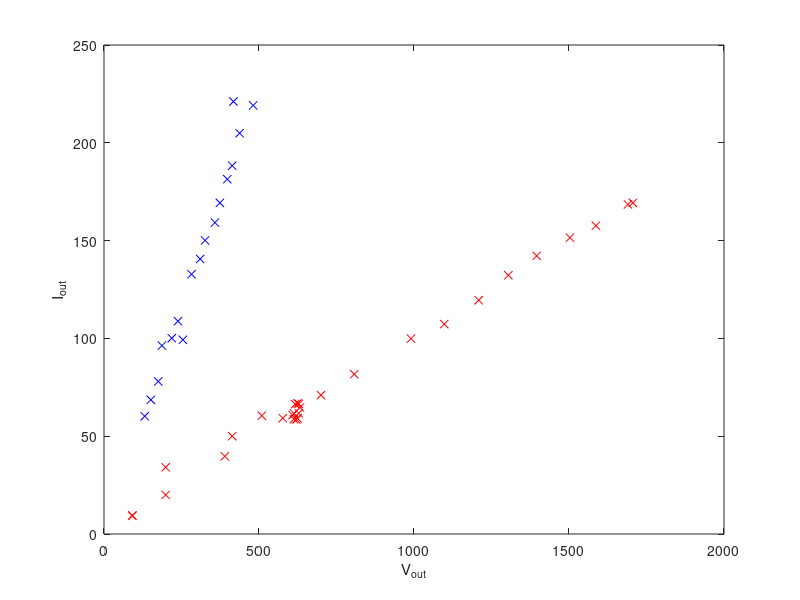

The MATLAB source for this figure:
clear; close all;

% import = readmatrix('SWEEPNO2.CSV');

%%
import1 = load('sweeptest1.mat');
import2 = load('sweeptest2.mat');

%%
I_out_ref_1 = import1.import(:,3);
I_out_1 = import1.import(:,4);
V_out_1 = import1.import(:,2);

I_out_ref_2 = import2.import(:,3);
I_out_2 = import2.import(:,4);
V_out_2 = import2.import(:,2);

%%

figure(1);
plot(V_out_1, I_out_1, 'rx'); hold on;
plot(V_out_2, I_out_2, 'bx');
ylabel('I_{out}');
xlabel('V_{out}');



